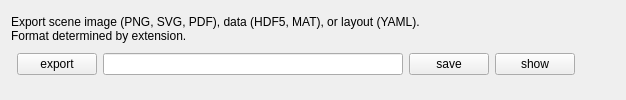
           <widget class="QWidget" name="exportTab">
            <attribute name="title">
             <string>export</string>
            </attribute>
            <layout class="QVBoxLayout" name="verticalLayout_9">
             <item>
              <widget class="QLabel" name="label_6">
               <property name="sizePolicy">
                <sizepolicy hsizetype="Ignored" vsizetype="Preferred">
                 <horstretch>0</horstretch>
                 <verstretch>0</verstretch>
                </sizepolicy>
               </property>
               <property name="text">
                <string>Export scene image (PNG, SVG, PDF), data (HDF5, MAT), or layout (YAML).
Format determined by extension.</string>
               </property>
               <property name="wordWrap">
                <bool>true</bool>
               </property>
              </widget>
             </item>
             <item>
              <layout class="QHBoxLayout" name="horizontalLayout_18">
               <item>
                <layout class="QFormLayout" name="formLayout">
                 <item row="0" column="1">
                  <layout class="QHBoxLayout" name="horizontalLayout_17">
                   <item>
                    <widget class="QPushButton" name="exportButton">
                     <property name="toolTip">
                      <string>choose export file path (without exporting)</string>
                     </property>
                     <property name="text">
                      <string>export</string>
                     </property>
                    </widget>
                   </item>
                   <item>
                    <widget class="QLineEdit" name="exportPath">
                     <property name="minimumSize">
                      <size>
                       <width>300</width>
                       <height>0</height>
                      </size>
                     </property>
                     <property name="toolTip">
                      <string>export file path, return to export</string>
                     </property>
                    </widget>
                   </item>
                   <item>
                    <widget class="QPushButton" name="exportSaveButton">
                     <property name="toolTip">
                      <string>export object to specified path</string>
                     </property>
                     <property name="text">
                      <string>save</string>
                     </property>
                    </widget>
                   </item>
                   <item>
                    <widget class="QPushButton" name="exportShowButton">
                     <property name="toolTip">
                      <string>open exported file in appropriate viewer</string>
                     </property>
                     <property name="text">
                      <string>show</string>
                     </property>
                    </widget>
                   </item>
                  </layout>
                 </item>
                </layout>
               </item>
               <item>
                <spacer name="horizontalSpacer_12">
                 <property name="orientation">
                  <enum>Qt::Horizontal</enum>
                 </property>
                 <property name="sizeHint" stdset="0">
                  <size>
                   <width>40</width>
                   <height>20</height>
                  </size>
                 </property>
                </spacer>
               </item>
              </layout>
             </item>
            </layout>
           </widget>
